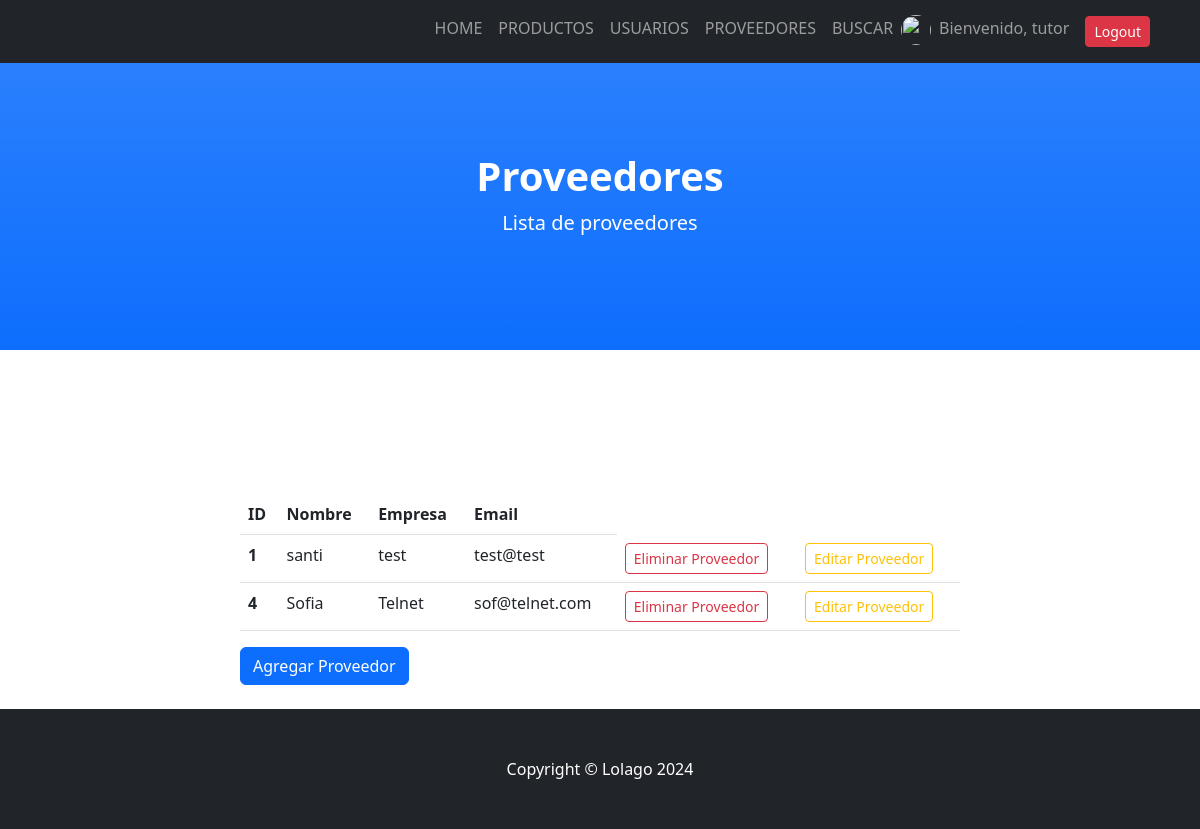
The page /PagCoder/lista_proveedores (signed in) on the database as committed earlier.
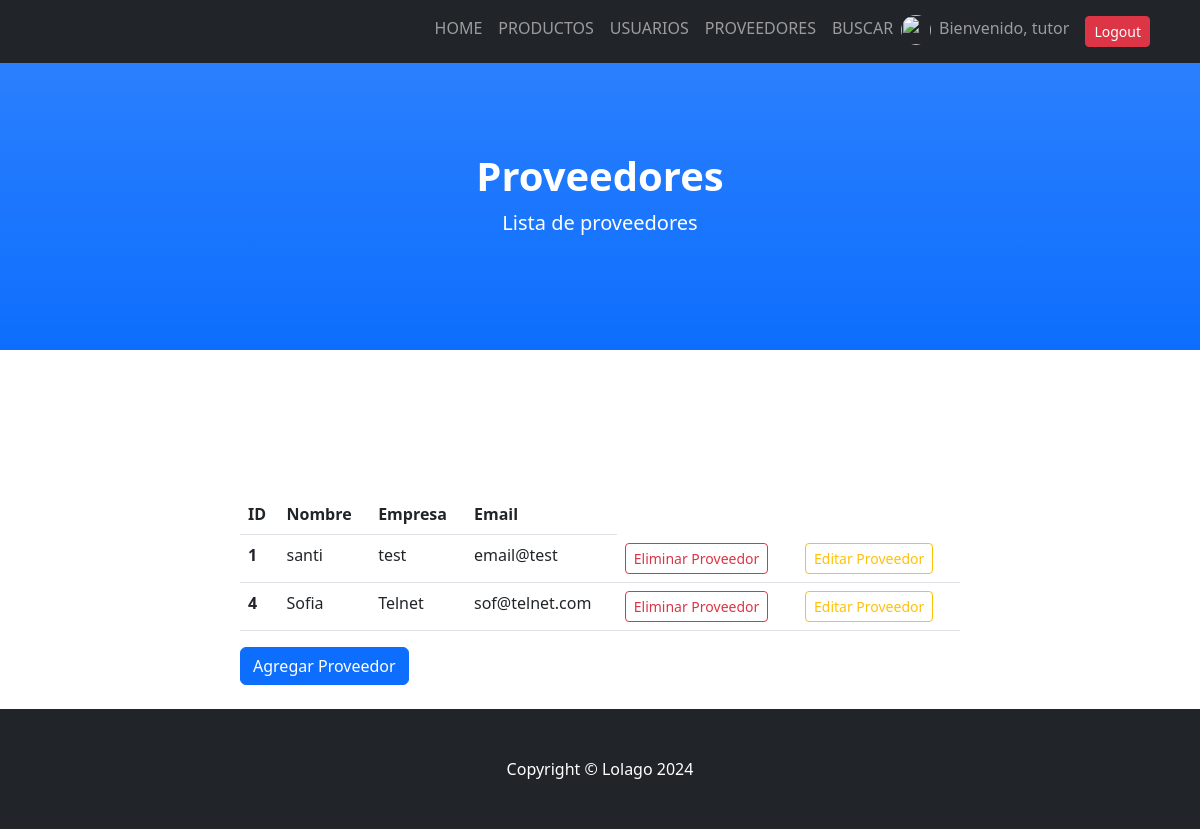
The same page on the database as committed later.
### PagCoder/models.py (models this page shows, shortened)
class Proveedor(models.Model):
    nombre = models.CharField(max_length=40)
    empresa = models.CharField(max_length=100)
    email = models.CharField(max_length=100)

### PagCoder/views.py (the view)
# urls.py: path("lista_proveedores", views.lista_proveedores, name="lista_proveedores"),
def lista_proveedores(request):
    proveedores = Proveedor.objects.all()
    return render(request, "lista_proveedores.html", {"proveedor":proveedores})

### PagCoder/template/lista_proveedores.html
{% extends 'index.html' %}
{% load static %}
{% block contenido %}
    <header class="bg-primary bg-gradient text-white">
        <div class="container px-4 text-center">
            <h1 class="fw-bolder">Proveedores</h1>
            <p class="lead">Lista de proveedores</p>
        </div>
    </header>
    <section id="about">
        <div class="container px-4">
            <div class="row gx-4 justify-content-center">
                <div class="col-lg-8">
                    <table class = "table">
                        <thead>
                            <tr>
                                <th>ID</th>
                                <th>Nombre</th>
                                <th>Empresa</th>
                                <th>Email</th>
                            </tr>
                        </thead>
                        <tbody>
                            {% for n in proveedor %}
                                <tr>
                                    <th scope="row">{{n.id}}</th>
                                    <td>{{n.nombre}}</td>
                                    <td>{{n.empresa}}</td>
                                    <td>{{n.email}}</td>
                                    <td><a class="btn btn-outline-danger btn-sm"  href="{% url 'eliminar_proveedor' n.id %}">Eliminar Proveedor</a></td>
                                    <td><a class="btn btn-outline-warning btn-sm"  href="{% url 'editar_proveedor' n.id %}">Editar Proveedor</a></td>
                                </tr>
                            {% endfor %}
                        </tbody>
                    </table>
                    <a class="btn btn-primary" href="{% url 'proveedores' %}">Agregar Proveedor</a>
                </div>
            </div>
        </div>
    </section>
{% endblock %}

Rows that differ between the two databases and show on the page:
changed Proveedor "santi": email "test@test" → "email@test"
